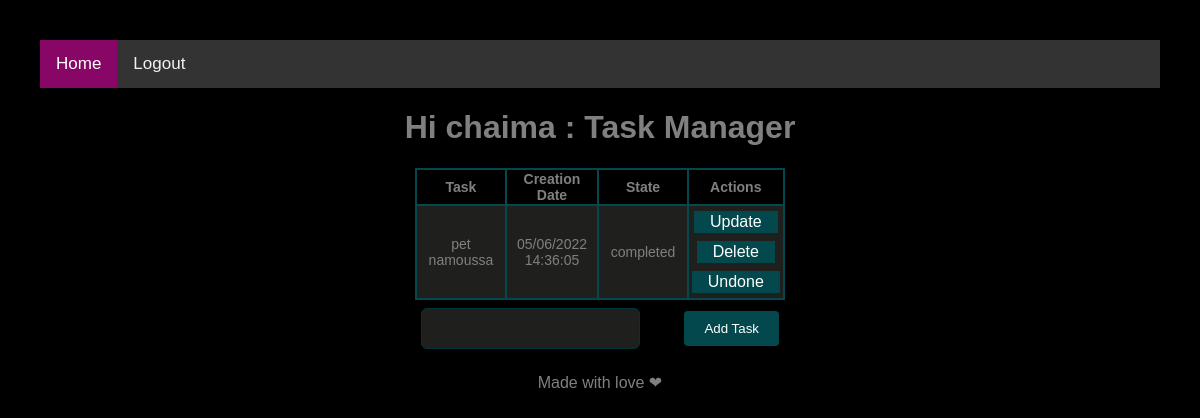
Before: / (signed in) with the older database file.
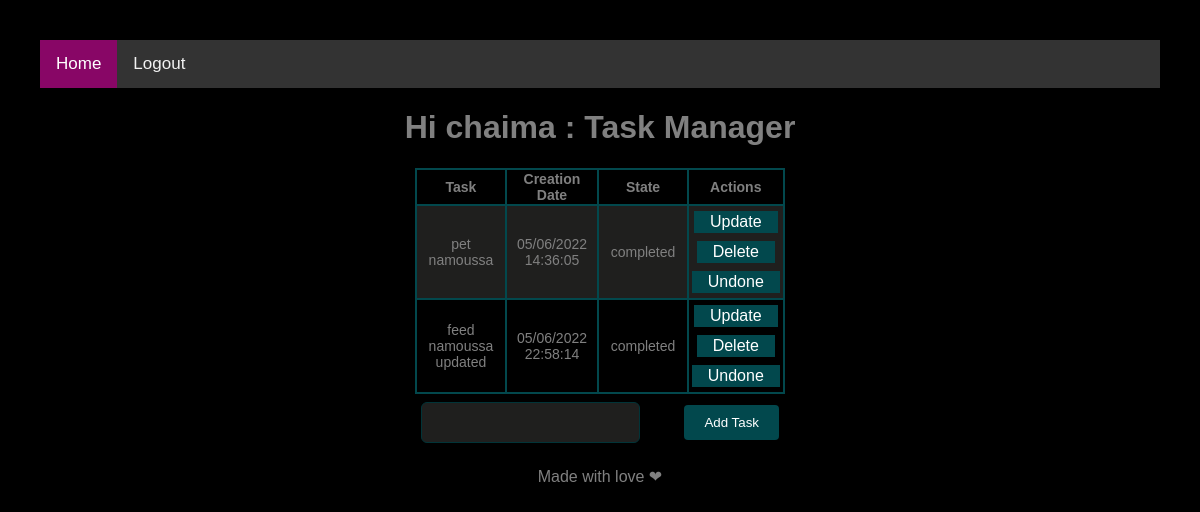
After: the same page with the newer database file.
### tables this page shows
CREATE TABLE Task (ID INTEGER PRIMARY KEY, CONTENT TEXT NOT NULL, DATE TEXT NOT NULL, STATE INTEGER DEFAULT 0 , IDOWNER INTERGER NOT NULL ,FOREIGN KEY(IDOWNER) REFERENCES User(ID));

### app.py (the view)
    @app.route('/', methods=['GET'])
    def index():
        if 'logged_in' in session and session['logged_in']:
            tasks = fetch_alltasks_by_userid(session['iduser'])
            return render_template('index.html', tasks=tasks)
        else:
            return render_template('home.html')

### task_service.py (called while the page is built)
def fetch_alltasks_by_userid(id):
    database_filename = os.environ.get('DATABASE_FILENAME')
    connection = sqlite3.connect(database_filename, check_same_thread=False)
    cur = connection.cursor()
    tasks = cur.execute("SELECT * FROM Task WHERE idowner =? ;",(id,)).fetchall()
    connection.close()
    return tasks

### Templates/index.html (shortened to what this page needs)
{% extends 'base.html' %}
{% block body %}
<h1 id ="title_homepage_user">Hi {{session.username}} : Task Manager</h1>
{% if tasks|length < 1 %}
<h4>There are no tasks. Create one below!</h4>
{% else %}
<table>
    <tr>
        <th>Task</th>
        <th>Creation Date</th>
        <th>State</th>
        <th>Actions</th>
    </tr>
    {% for task in tasks %}
    <tr>
        <td>{{ task[1] }}</td>
        <td> {{ task[2] }}</td>
        <td> {% if task[3] == 0 %}incompleted{% else %} completed {% endif %}</td>
        <td>
            <a class="button" id="updateTask" href="/update/{{task[0] }}">Update</a>
            <a class="button" id="deleteTask" href="/delete/{{task[0]}}">Delete</a>
            <a class="button" id="updateStateTask" href="/done/{{task[0]}}" >{% if task[3] == 0 %}Done{% else %} Undone {% endif %}</a>
        </td>
    </tr>
    {% endfor %}
</table>
{% endif %}
<form action="/add" method="POST">
    <input type="text" name="content" id="task">
    <input type="submit" value="Add Task" id="addTask">
</form>
{% endblock %}

### Templates/base.html (shortened to what this page needs)
<!DOCTYPE html>
<html lang="en">
<head>
    <link rel="stylesheet" href="{{ url_for('static', filename='css/main.css') }}">
</head>
<body>
    {% include 'shared/navbar.html' %}
    {% block body %} {% endblock %}
    {% include 'shared/footer.html' %}
</body>
</html>

### Templates/shared/navbar.html
<div class="topnav">
    <a class="active" href="/">Home</a>
{% if session.username %}
    <a id="logout" href="/logout">Logout</a>
{% endif %}
  </div>

### Templates/shared/footer.html
<footer>
    <p> Made with love ❤︎ </p>
</footer>

### static/css/main.css (style rules this page uses)
body, html { margin: 20px; font-family: sans-serif; background-color: black; color:gray; lighting-color:blue; outline-color:white; text-align:center; }
table, tbody, th, td { border: 1px solid #02484d; border-spacing: 0; width: 66%; font-size:14px; margin-left: auto; margin-right: auto; border: .5px; border-style: solid; border-color: #02484d; }
tr:nth-child(even) { background-color: #1f1f1e; }
input[type=text], select { width: 50; padding: 12px 20px; margin: 8px 0; display: inline-block; border: 1px solid #013438; border-radius: 6px; border-color: #013438; box-sizing: border-box; background-color:#1f1f1e; color:white; margin-right: 40px; }
input[type=submit] { width: 50; background-color: #02484d; color: white; padding: 10px 20px; margin: 8px 0; border: none; border-radius: 4px; cursor: pointer; }
.button { background-color: #02484d; border: none; color: white; padding: 2px 16px; text-align: center; text-decoration: none; display: inline-block; font-size: 16px; margin: 4px 2px; cursor: pointer; }
table, th, td { border: 1px solid #02484d; border-spacing: 0; width: 33%; font-size:14px; margin-left: auto; margin-right: auto; border: .5px; border-style: solid; border-color: #02484d; }
.topnav { background-color: #333; overflow: hidden; }
.topnav a { float: left; color: #f2f2f2; text-align: center; padding: 14px 16px; text-decoration: none; font-size: 17px; }
.topnav a.active { background-color: #880666; color: white; }

Changed rows visible on the page:
added Task: CONTENT "feed namoussa updated", DATE "05/06/2022 22:58:14", STATE "completed"
